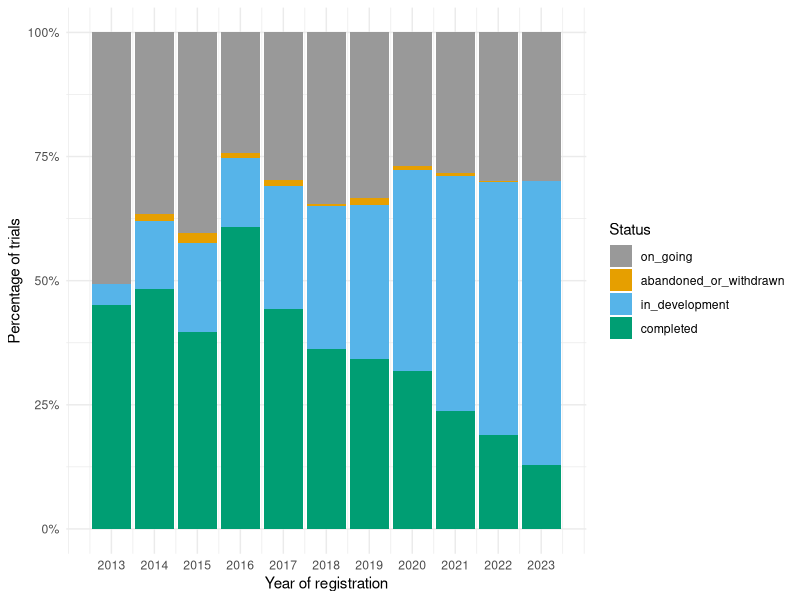
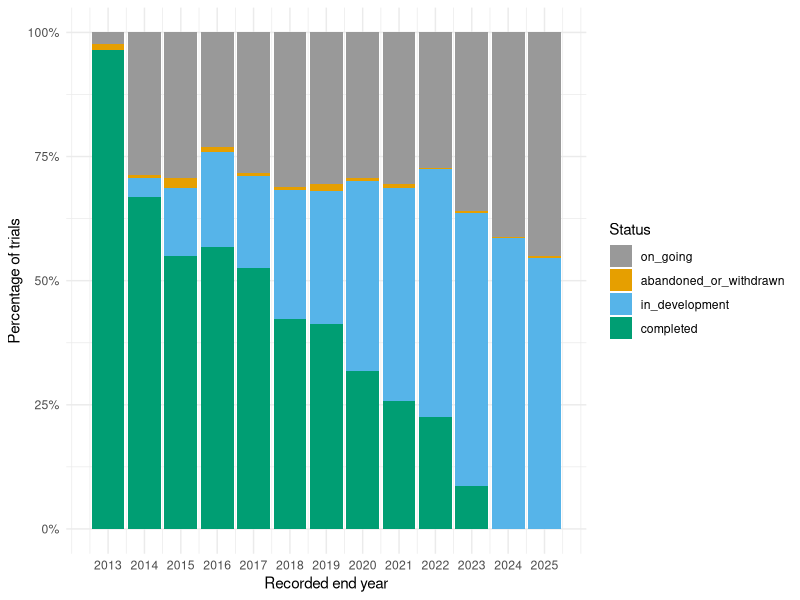

Source code (R) for these figures, in order:
## ---- chunk 1
library(readr)
library(ggplot2)
library(tidyverse)

# load data file, which is a subset of the AEA registry to 1 November 2023, available from https://dataverse.harvard.edu/dataset.xhtml?persistentId=doi:10.7910/DVN/8YNXVW
trials <- read_csv("data/trials-subset-nov-2023.csv")

# set order for charts so completed is first, then abandoned, then other
trials <- trials %>%
  rename(
    intervention_end_date = "Intervention end date",
    first_registered_on = "First registered on",
    end_date = "End date"
    ) %>%
  mutate(
    first_registered_year = year(first_registered_on),
    intervention_end_year = year(intervention_end_date),
    end_year = year(end_date)
    ) %>%
  mutate(Status = ifelse(Status == "abandoned" | Status == "withdrawn", "abandoned_or_withdrawn", Status)) %>%
  mutate(Status = factor(Status, levels = c("on_going", "abandoned_or_withdrawn", "in_development", "completed")))

# colourblind palette
cbPalette <- c("#999999", "#E69F00", "#56B4E9", "#009E73", "#F0E442", "#0072B2", "#D55E00", "#CC79A7")

# plot of status by year of registration
ggplot(trials, aes(fill=Status, x=first_registered_year)) + 
  geom_bar(position="fill", stat="count") + 
  scale_x_continuous(limits = c(2012.5, 2023.5), breaks = seq(2013, 2023)) +
  scale_fill_manual(values=cbPalette) +
  scale_y_continuous(labels = scales::percent_format()) +
  labs(x = "Year of registration", y = "Percentage of trials") +
  theme_minimal()

## ---- chunk 2

# plot of status by reported end year
ggplot(trials, aes(fill=Status, x=end_year)) + 
  geom_bar(position="fill", stat="count") + 
  scale_x_continuous(limits = c(2012.5, 2025.5), breaks = seq(2013, 2025)) + 
  scale_fill_manual(values=cbPalette) +
  scale_y_continuous(labels = scales::percent_format()) +
  labs(x = "Recorded end year", y = "Percentage of trials") +
  theme_minimal()
